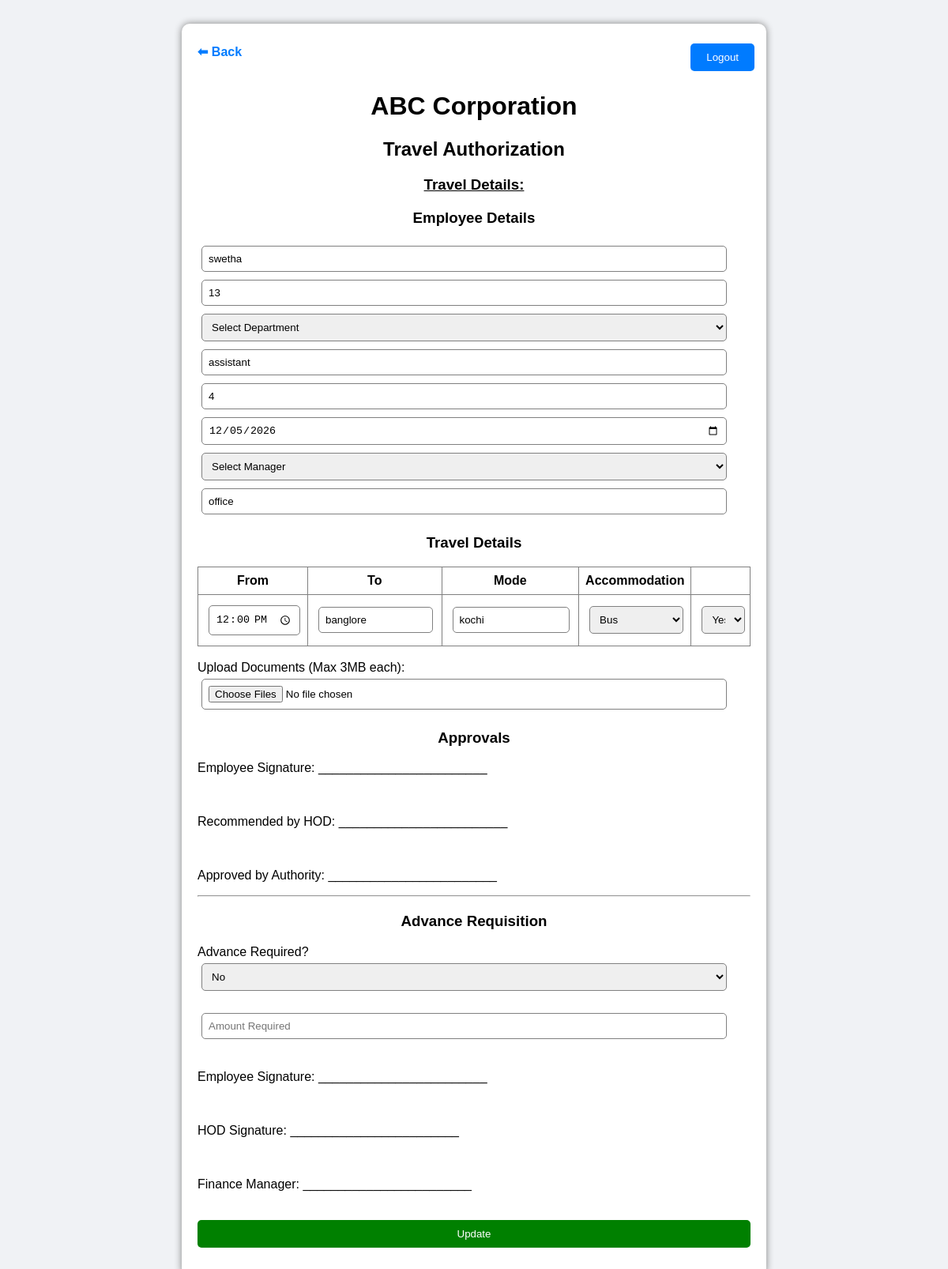
The app's page /PHP_Project/edit.php?id=13 (signed in) with its own data.
### tables this page shows
CREATE TABLE `travel_requests` (
  `request_id` int(11) NOT NULL,
  `user_id` int(11) DEFAULT NULL,
  `name` varchar(100) DEFAULT NULL,
  `dept` varchar(50) DEFAULT NULL,
  `designation` varchar(50) DEFAULT NULL,
  `grade` varchar(20) DEFAULT NULL,
  `travel_date` date DEFAULT NULL,
  `purpose` text DEFAULT NULL,
  `created_at` timestamp NOT NULL DEFAULT current_timestamp()
);

CREATE TABLE `travel_details` (
  `detail_id` int(11) NOT NULL,
  `request_id` int(11) DEFAULT NULL,
  `time` time DEFAULT NULL,
  `from_location` varchar(100) DEFAULT NULL,
  `to_location` varchar(100) DEFAULT NULL,
  `mode` varchar(50) DEFAULT NULL,
  `accommodation` varchar(100) DEFAULT NULL
);

### PHP_Project/edit.php (the view, shortened to what this page needs)
<?php
$conn = mysqli_connect("localhost", "root", "", "login_db");
$id = $_GET['id'];
$result = mysqli_query($conn, "SELECT * FROM travel_requests WHERE request_id=$id");
$data = mysqli_fetch_assoc($result);
?>
<html>
<head>
</head>
<body>
<div class="container">
    <div style="display:flex; justify-content:space-between; align-items:center; margin-bottom:15px;">
    <div style="margin-bottom:15px;">
    <a href="javascript:history.back()"
       style="text-decoration:none; color:#007BFF; font-weight:bold;">
        ⬅ Back
    </a>
    </div>
    <a href='logout.php' style='display:inline-block; text-decoration:none;'>
            <button style='
                padding:10px 15px;
                margin:5px;
                border:none;
                border-radius:5px;
                background-color:#007BFF;
                color:white;
                cursor:pointer;
            '>Logout</button>
        </a>
    </div>
    <h1><center>ABC Corporation</center></h1>
    <h2>Travel Authorization </h2>
    <h3><u>Travel Details:</u></h3>
    <form method="post" enctype="multipart/form-data">
        <div class="section">
            <h3>Employee Details</h3>
            <input type="text" name="name" value="<?php echo $data['name']; ?>" readonly>
            <input type="text" name="id" value="<?php echo $data['request_id']; ?>" readonly>
            <div class="form-group">
                <select name="dept" required >
                    <option value="">Select Department</option>
                </select>
            </div>
            <input type="text" name="designation" value="<?php echo $data['designation']; ?>" placeholder="Designation" required>
            <input type="text" name="grade" value="<?php echo $data['grade']; ?>" placeholder="Grade" required>
            <input type="date" name="date" value="<?php echo $data['travel_date']; ?>" required>
            <div class="form-group">
                <select name="manager" required >
                    <option value="">Select Manager</option>
                </select>
            </div>
            <input type="text" name="purpose" value="<?php echo $data['purpose']; ?>" placeholder="Purpose of Travel" required>
        </div>
        <div class="section">
            <h3>Travel Details</h3>
            <table>
                <tr>
                    <th>From</th>
                    <th>To</th>
                    <th>Mode</th>
                    <th>Accommodation</th>
                </tr>
                <?php
                $travel_q = mysqli_query($conn, "SELECT * FROM travel_details WHERE request_id=$id");
                while ($t = mysqli_fetch_assoc($travel_q)) {
                ?>
                <tr>
                    <td><input type="time" name="time[]" value="<?php echo $t['time']; ?>"></td>
                    <td><input type="text" name="from[]" value="<?php echo $t['from_location']; ?>"></td>
                    <td><input type="text" name="to[]" value="<?php echo $t['to_location']; ?>"></td>
                    <td>
                        <select name="mode[]">
                            <option <?php if($t['mode']=="Bus") echo "selected"; ?>>Bus</option>
                        </select>
                    </td>
                    <td>
                        <select name="accommodation[]">
                            <option <?php if($t['accommodation']=="Yes") echo "selected"; ?>>Yes</option>
                        </select>
                    </td>
                </tr>
                <?php } ?>
            </table>
        </div>
        <br>
        <div class="form-group">
            <label>Upload Documents (Max 3MB each):</label>
            <input type="file" name="documents[]" multiple>
        </div>
        <div class="section">
            <h3>Approvals</h3>
            <p>Employee Signature: ________________________</p><br>
            <p>Recommended by HOD: ________________________</p><br>
            <p>Approved by Authority: ________________________</p>
        </div>
        <hr>
        <div class="section">
            <h3>Advance Requisition</h3>
            <label>Advance Required?</label><br>
            <select>
                <option>No</option>
            </select><br><br>
            <input type="text" placeholder="Amount Required"><br><br>
            <p>Employee Signature: ________________________</p><br>
            <p>HOD Signature: ________________________</p><br>
            <p>Finance Manager: ________________________</p>
        </div>
        <button type="submit" name="submit">Update</button>
    </form>
</div>
</body>
</html>

### PHP_Project/edit.php (style rules this page uses)
body { font-family: Arial; background-color: #f0f2f5; }
.container { width: 700px; margin: 30px auto; background: white; padding: 20px; border-radius: 10px; box-shadow: 0 0 10px gray; }
h2, h3 { text-align: center; }
input, select { width: 95%; padding: 8px; margin: 5px; border-radius: 5px; border: 1px solid gray; }
table { width: 100%; border-collapse: collapse; margin-top: 10px; }
table, th, td { border: 1px solid gray; }
th, td { padding: 8px; text-align: center; }
.section { margin-top: 20px; }
button { padding: 10px; width: 100%; background-color: green; color: white; border: none; border-radius: 5px; margin-top: 20px; cursor: pointer; }

### records on screen
travel_requests: name "swetha", id "13", designation "assistant", grade "4", date "12/05/2026", purpose "office"
travel_details: time "12:00:00", from_location "banglore", to_location "kochi", mode "Bus", accommodation "Yes"
